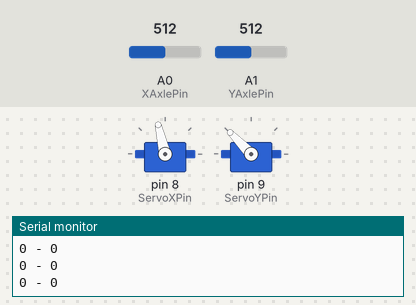
This sketch was run on a simulated Arduino Uno, built with avr-gcc and run on an emulated ATmega328P. Shown: 2 × servo, the last lines printed to the serial monitor. The test bench sets the inputs (shaded band); at power-on: A0 (XAxlePin) = 512, A1 (YAxlePin) = 512.

Above: at 1.2 s.
1.3 s: A0 (XAxlePin) set to 356
4.3 s: A0 (XAxlePin) set to 322
At 4.51 s:
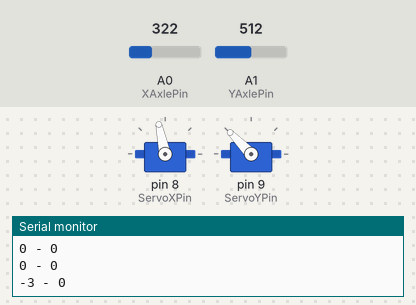
7.3 s: A0 (XAxlePin) set to 757
At 8.3 s:
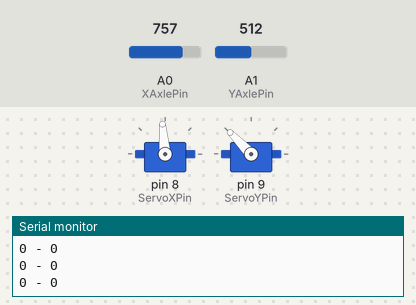
8.8 s: A0 (XAxlePin) set to 786
At 9.0 s:
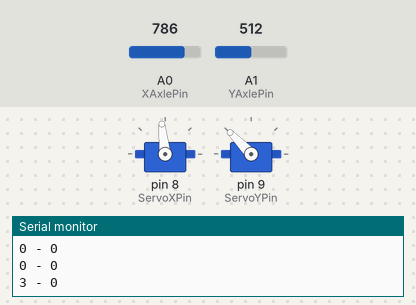
11.8 s: A0 (XAxlePin) set to 1023
14.8 s: A1 (YAxlePin) set to 751
16.3 s: A1 (YAxlePin) set to 783
At 16.9 s:
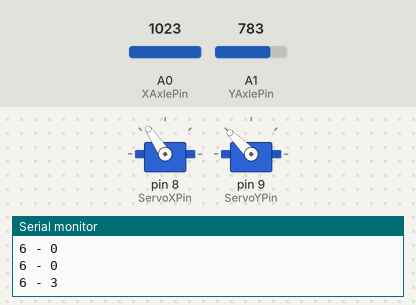
Timing chart, 0 to 20.3 s (numbered marks = the images above; inputs shaded):
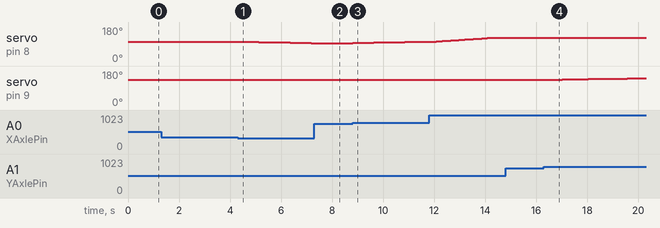

The sketch:

code_Project_15.ino
```cpp
/*
 By:Farkad Adnan
 E-mail: farkad.hpfa95@gmail.com
 https://linktr.ee/farkadadnan
 inst : farkadadnan
 #farkadadnan , #farkad_adnan , فرقد عدنان#
 FaceBook: كتاب عالم الاردوينو
 inst : arduinobook
 #كتاب_عالم_الاردوينو  #كتاب_عالم_الآردوينو
 */

#include <Servo.h>
Servo myServoX;
Servo myServoY;
int ServoXPin = 8;
int ServoYPin = 9;
int ServoXHomePos =103;
int ServoYHomePos =134;
int ServoXPos =103;
int ServoYPos =135;
int XAxlePin = A0;
int YAxlePin = A1;
int XAxleValue = 0;
int YAxleValue = 0;
int Direction = 0;
int range = 12;
int center = range/2;
int threshold = range/4;
void setup(){
myServoX.attach(ServoXPin);
myServoY.attach(ServoYPin);
ServoXPos = ServoXHomePos;
ServoYPos = ServoYHomePos;
myServoX.write(ServoXPos);
myServoY.write(ServoYPos);
Serial.begin(9600);
}
void loop(){
XAxleValue = readAxis(XAxlePin);
YAxleValue = readAxis(YAxlePin);

Serial.print(XAxleValue,DEC);
Serial.print(" - ");
Serial.println(YAxleValue,DEC);
if (XAxleValue>0) { ServoXPos++; myServoX.write(ServoXPos); delay(100*(7-XAxleValue)); }
if (XAxleValue<0) { ServoXPos--; myServoX.write(ServoXPos); delay(100*(7+XAxleValue)); }
if (YAxleValue>0) { ServoYPos++; myServoY.write(ServoYPos); delay(100*(7-YAxleValue)); }
if (YAxleValue<0) { ServoYPos--; myServoY.write(ServoYPos); delay(100*(7+YAxleValue)); }

if (ServoXPos>ServoXHomePos+20) { ServoXPos=ServoXHomePos+20; }
if (ServoXPos<ServoXHomePos-20) { ServoXPos= ServoXHomePos-20; }
if (ServoYPos>ServoYHomePos+20) { ServoYPos=ServoYHomePos+20; }
if (ServoYPos<ServoYHomePos-20) { ServoYPos= ServoYHomePos-20; }
delay(10);
}
int readAxis(int thisAxis) {
int reading = analogRead(thisAxis);
reading = map(reading, 0, 1023, 0, range);
int distance = reading - center;
if (abs(distance) < threshold) {
distance = 0;
}
return distance;
}
```

Measured:
- the behaviour switches between 767 and 768 on A1 (YAxlePin) (found by bisection; images 3 and 4)
- after the input at 4.3 s, servo on pin 8 (ServoXPin): moves from 103° to 95° over 2.9 s, starting at once
- after the input at 7.3 s, servo on pin 8 (ServoXPin): stays 95° (without the input it goes to 94° after 0.29 s)
- after the input at 8.8 s, servo on pin 8 (ServoXPin): moves from 95° to 103° over 2.9 s, starting at once
- after the input at 16.3 s, servo on pin 9 (ServoYPin): moves from 134° to 142° over 3.6 s, starting after 0.20 s
